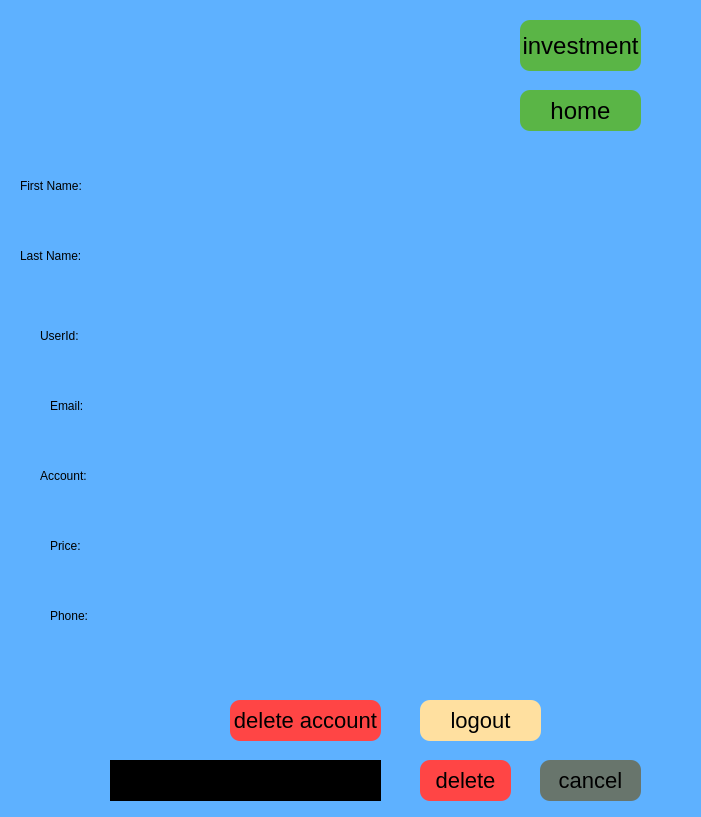
<?xml version="1.0" encoding="UTF-8"?>
<ui version="4.0">
 <class>MainWindow</class>
 <widget class="QMainWindow" name="MainWindow">
  <property name="geometry">
   <rect>
    <x>0</x>
    <y>0</y>
    <width>701</width>
    <height>817</height>
   </rect>
  </property>
  <property name="minimumSize">
   <size>
    <width>701</width>
    <height>817</height>
   </size>
  </property>
  <property name="maximumSize">
   <size>
    <width>701</width>
    <height>817</height>
   </size>
  </property>
  <property name="windowTitle">
   <string>Profile</string>
  </property>
  <property name="windowIcon">
   <iconset>
    <normaloff>../img/icon.ico</normaloff>../img/icon.ico</iconset>
  </property>
  <property name="styleSheet">
   <string notr="true">background-color: rgb(94, 177, 255);</string>
  </property>
  <widget class="QWidget" name="centralwidget">
   <widget class="QLabel" name="label">
    <property name="geometry">
     <rect>
      <x>20</x>
      <y>160</y>
      <width>111</width>
      <height>51</height>
     </rect>
    </property>
    <property name="styleSheet">
     <string notr="true">font: 12pt &quot;Comic Sans MS&quot;;
font-variant:small-caps;</string>
    </property>
    <property name="text">
     <string>First Name: </string>
    </property>
   </widget>
   <widget class="QLabel" name="label_2">
    <property name="geometry">
     <rect>
      <x>20</x>
      <y>230</y>
      <width>101</width>
      <height>51</height>
     </rect>
    </property>
    <property name="styleSheet">
     <string notr="true">font: 12pt &quot;Comic Sans MS&quot;;
font-variant:small-caps;</string>
    </property>
    <property name="text">
     <string>Last Name:</string>
    </property>
   </widget>
   <widget class="QLabel" name="label_3">
    <property name="geometry">
     <rect>
      <x>40</x>
      <y>310</y>
      <width>101</width>
      <height>51</height>
     </rect>
    </property>
    <property name="styleSheet">
     <string notr="true">font: 12pt &quot;Comic Sans MS&quot;;
font-variant:small-caps;</string>
    </property>
    <property name="text">
     <string>UserId:</string>
    </property>
   </widget>
   <widget class="QLabel" name="label_4">
    <property name="geometry">
     <rect>
      <x>50</x>
      <y>380</y>
      <width>101</width>
      <height>51</height>
     </rect>
    </property>
    <property name="styleSheet">
     <string notr="true">font: 12pt &quot;Comic Sans MS&quot;;
font-variant:small-caps;</string>
    </property>
    <property name="text">
     <string>Email:</string>
    </property>
   </widget>
   <widget class="QLabel" name="fname">
    <property name="geometry">
     <rect>
      <x>160</x>
      <y>170</y>
      <width>511</width>
      <height>41</height>
     </rect>
    </property>
    <property name="styleSheet">
     <string notr="true">font: 16pt &quot;Consolas&quot;;</string>
    </property>
    <property name="text">
     <string/>
    </property>
   </widget>
   <widget class="QLabel" name="lname">
    <property name="geometry">
     <rect>
      <x>160</x>
      <y>240</y>
      <width>501</width>
      <height>41</height>
     </rect>
    </property>
    <property name="styleSheet">
     <string notr="true">font: 16pt &quot;Consolas&quot;;</string>
    </property>
    <property name="text">
     <string/>
    </property>
   </widget>
   <widget class="QLabel" name="userid">
    <property name="geometry">
     <rect>
      <x>160</x>
      <y>320</y>
      <width>501</width>
      <height>41</height>
     </rect>
    </property>
    <property name="styleSheet">
     <string notr="true">font: 16pt &quot;Consolas&quot;;</string>
    </property>
    <property name="text">
     <string/>
    </property>
   </widget>
   <widget class="QLabel" name="email">
    <property name="geometry">
     <rect>
      <x>160</x>
      <y>390</y>
      <width>501</width>
      <height>41</height>
     </rect>
    </property>
    <property name="styleSheet">
     <string notr="true">font: 16pt &quot;Consolas&quot;;</string>
    </property>
    <property name="text">
     <string/>
    </property>
   </widget>
   <widget class="QPushButton" name="logoutbutton">
    <property name="geometry">
     <rect>
      <x>420</x>
      <y>700</y>
      <width>121</width>
      <height>41</height>
     </rect>
    </property>
    <property name="styleSheet">
     <string notr="true">


QWidget#logoutbutton{
border-radius:10px;
background:rgb(255, 224, 160);
color:black;
font-size:22px;
font-variant:small-caps;

}
QWidget#logoutbutton:hover{
border-radius:10px;
background:rgba(255, 224, 160,0.9);
color:black;
font-size:22px;
font-variant:small-caps;

}</string>
    </property>
    <property name="text">
     <string>logout</string>
    </property>
   </widget>
   <widget class="QPushButton" name="homebutton">
    <property name="geometry">
     <rect>
      <x>520</x>
      <y>90</y>
      <width>121</width>
      <height>41</height>
     </rect>
    </property>
    <property name="styleSheet">
     <string notr="true">

QWidget#homebutton{
border-radius:10px;
background:rgb(90, 181, 70);
color:black;
font-size:24px;
font-variant:small-caps;
}
QWidget#homebutton:hover{
border-radius:10px;
background:rgba(139, 190, 99,0.8);
color:black;
font-size:24px;
font-variant:small-caps;
}</string>
    </property>
    <property name="text">
     <string>home</string>
    </property>
   </widget>
   <widget class="QPushButton" name="investment">
    <property name="geometry">
     <rect>
      <x>520</x>
      <y>20</y>
      <width>121</width>
      <height>51</height>
     </rect>
    </property>
    <property name="styleSheet">
     <string notr="true">
QWidget#investment{
border-radius:10px;
background:rgb(90, 181, 70);
color:black;
font-size:24px;
font-variant:small-caps;
}
QWidget#investment:hover{
border-radius:10px;
background:rgba(139, 190, 99,0.8);
color:black;
font-size:24px;
font-variant:small-caps;
}</string>
    </property>
    <property name="text">
     <string>investment</string>
    </property>
   </widget>
   <widget class="QPushButton" name="delbutton">
    <property name="geometry">
     <rect>
      <x>230</x>
      <y>700</y>
      <width>151</width>
      <height>41</height>
     </rect>
    </property>
    <property name="styleSheet">
     <string notr="true">

QWidget#delbutton{
border-radius:10px;
background:rgb(255, 69, 69);
color:black;
font-size:22px;
font-variant:small-caps;
}
QWidget#delbutton:hover{
border-radius:10px;
background:rgba(255, 89, 89,0.9);
color:black;
font-size:22px;
font-variant:small-caps;
}</string>
    </property>
    <property name="text">
     <string>delete account</string>
    </property>
   </widget>
   <widget class="QLabel" name="confirmdel">
    <property name="geometry">
     <rect>
      <x>110</x>
      <y>760</y>
      <width>271</width>
      <height>41</height>
     </rect>
    </property>
    <property name="styleSheet">
     <string notr="true">font: 12pt &quot;Consolas&quot;;
color:rgb(255, 39, 89);
background:black;</string>
    </property>
    <property name="text">
     <string/>
    </property>
   </widget>
   <widget class="QPushButton" name="canceldel">
    <property name="geometry">
     <rect>
      <x>540</x>
      <y>760</y>
      <width>101</width>
      <height>41</height>
     </rect>
    </property>
    <property name="styleSheet">
     <string notr="true">


QWidget#canceldel{
border-radius:10px;
background:rgb(104, 117, 108);
color:black;
font-size:22px;
font-variant:small-caps;

}
QWidget#canceldel:hover{
border-radius:10px;
background:rgba(147, 158, 157,0.9);
color:black;
font-size:22px;
font-variant:small-caps;

}</string>
    </property>
    <property name="text">
     <string>cancel</string>
    </property>
   </widget>
   <widget class="QPushButton" name="confirmdelbutton">
    <property name="geometry">
     <rect>
      <x>420</x>
      <y>760</y>
      <width>91</width>
      <height>41</height>
     </rect>
    </property>
    <property name="styleSheet">
     <string notr="true">

QWidget#confirmdelbutton{
border-radius:10px;
background:rgb(255, 69, 69);
color:black;
font-size:22px;
font-variant:small-caps;
}
QWidget#confirmdelbutton:hover{
border-radius:10px;
background:rgba(255, 89, 89,0.9);
color:black;
font-size:22px;
font-variant:small-caps;
}</string>
    </property>
    <property name="text">
     <string>delete</string>
    </property>
   </widget>
   <widget class="QLabel" name="imgbox">
    <property name="geometry">
     <rect>
      <x>200</x>
      <y>20</y>
      <width>119</width>
      <height>115</height>
     </rect>
    </property>
    <property name="styleSheet">
     <string notr="true">background:url(img/pp.jpg);</string>
    </property>
    <property name="text">
     <string/>
    </property>
   </widget>
   <widget class="QLabel" name="label_5">
    <property name="geometry">
     <rect>
      <x>40</x>
      <y>450</y>
      <width>101</width>
      <height>51</height>
     </rect>
    </property>
    <property name="styleSheet">
     <string notr="true">font: 12pt &quot;Comic Sans MS&quot;;
font-variant:small-caps;</string>
    </property>
    <property name="text">
     <string>Account:</string>
    </property>
   </widget>
   <widget class="QLabel" name="label_6">
    <property name="geometry">
     <rect>
      <x>50</x>
      <y>520</y>
      <width>101</width>
      <height>51</height>
     </rect>
    </property>
    <property name="styleSheet">
     <string notr="true">font: 12pt &quot;Comic Sans MS&quot;;
font-variant:small-caps;</string>
    </property>
    <property name="text">
     <string>Price:</string>
    </property>
   </widget>
   <widget class="QLabel" name="acctype">
    <property name="geometry">
     <rect>
      <x>160</x>
      <y>460</y>
      <width>401</width>
      <height>41</height>
     </rect>
    </property>
    <property name="styleSheet">
     <string notr="true">font: 16pt &quot;Consolas&quot;;</string>
    </property>
    <property name="text">
     <string/>
    </property>
   </widget>
   <widget class="QLabel" name="price">
    <property name="geometry">
     <rect>
      <x>160</x>
      <y>520</y>
      <width>511</width>
      <height>41</height>
     </rect>
    </property>
    <property name="styleSheet">
     <string notr="true">font: 16pt &quot;Consolas&quot;;</string>
    </property>
    <property name="text">
     <string/>
    </property>
   </widget>
   <widget class="QLabel" name="label_7">
    <property name="geometry">
     <rect>
      <x>50</x>
      <y>590</y>
      <width>101</width>
      <height>51</height>
     </rect>
    </property>
    <property name="styleSheet">
     <string notr="true">font: 12pt &quot;Comic Sans MS&quot;;
font-variant:small-caps;</string>
    </property>
    <property name="text">
     <string>Phone:</string>
    </property>
   </widget>
   <widget class="QLabel" name="phonep">
    <property name="geometry">
     <rect>
      <x>160</x>
      <y>590</y>
      <width>501</width>
      <height>41</height>
     </rect>
    </property>
    <property name="styleSheet">
     <string notr="true">font: 16pt &quot;Consolas&quot;;</string>
    </property>
    <property name="text">
     <string/>
    </property>
   </widget>
   <widget class="QLabel" name="phones">
    <property name="geometry">
     <rect>
      <x>160</x>
      <y>630</y>
      <width>401</width>
      <height>41</height>
     </rect>
    </property>
    <property name="styleSheet">
     <string notr="true">font: 16pt &quot;Consolas&quot;;</string>
    </property>
    <property name="text">
     <string/>
    </property>
   </widget>
  </widget>
 </widget>
 <resources/>
 <connections/>
</ui>
